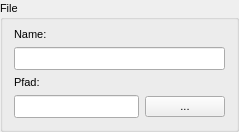
      <widget class="QGroupBox" name="groupBox_31">
       <property name="sizePolicy">
        <sizepolicy hsizetype="Preferred" vsizetype="Fixed">
         <horstretch>0</horstretch>
         <verstretch>0</verstretch>
        </sizepolicy>
       </property>
       <property name="font">
        <font>
         <pointsize>8</pointsize>
         <weight>50</weight>
         <bold>false</bold>
        </font>
       </property>
       <property name="layoutDirection">
        <enum>Qt::LeftToRight</enum>
       </property>
       <property name="title">
        <string>File</string>
       </property>
       <property name="alignment">
        <set>Qt::AlignLeading|Qt::AlignLeft|Qt::AlignVCenter</set>
       </property>
       <layout class="QGridLayout" name="gridLayout_64">
        <property name="topMargin">
         <number>9</number>
        </property>
        <item row="1" column="0">
         <layout class="QVBoxLayout" name="verticalLayout_5">
          <property name="sizeConstraint">
           <enum>QLayout::SetNoConstraint</enum>
          </property>
          <item>
           <widget class="QLabel" name="label_6">
            <property name="sizePolicy">
             <sizepolicy hsizetype="Preferred" vsizetype="Fixed">
              <horstretch>0</horstretch>
              <verstretch>0</verstretch>
             </sizepolicy>
            </property>
            <property name="font">
             <font>
              <pointsize>8</pointsize>
              <weight>50</weight>
              <bold>false</bold>
             </font>
            </property>
            <property name="text">
             <string>&lt;html&gt;&lt;head/&gt;&lt;body&gt;&lt;p&gt;Name:&lt;/p&gt;&lt;/body&gt;&lt;/html&gt;</string>
            </property>
           </widget>
          </item>
          <item>
           <widget class="QLineEdit" name="name">
            <property name="sizePolicy">
             <sizepolicy hsizetype="Preferred" vsizetype="Fixed">
              <horstretch>20</horstretch>
              <verstretch>0</verstretch>
             </sizepolicy>
            </property>
            <property name="font">
             <font>
              <pointsize>10</pointsize>
             </font>
            </property>
           </widget>
          </item>
          <item>
           <widget class="QLabel" name="label_11">
            <property name="sizePolicy">
             <sizepolicy hsizetype="Preferred" vsizetype="Fixed">
              <horstretch>0</horstretch>
              <verstretch>0</verstretch>
             </sizepolicy>
            </property>
            <property name="font">
             <font>
              <pointsize>8</pointsize>
              <weight>50</weight>
              <bold>false</bold>
             </font>
            </property>
            <property name="text">
             <string>&lt;html&gt;&lt;head/&gt;&lt;body&gt;&lt;p&gt;Pfad:&lt;/p&gt;&lt;/body&gt;&lt;/html&gt;</string>
            </property>
           </widget>
          </item>
          <item>
           <layout class="QHBoxLayout" name="horizontalLayout">
            <property name="sizeConstraint">
             <enum>QLayout::SetNoConstraint</enum>
            </property>
            <item>
             <widget class="QLineEdit" name="path">
              <property name="sizePolicy">
               <sizepolicy hsizetype="Preferred" vsizetype="Fixed">
                <horstretch>20</horstretch>
                <verstretch>0</verstretch>
               </sizepolicy>
              </property>
              <property name="font">
               <font>
                <pointsize>10</pointsize>
               </font>
              </property>
             </widget>
            </item>
            <item>
             <widget class="QPushButton" name="directoryPB">
              <property name="sizePolicy">
               <sizepolicy hsizetype="Preferred" vsizetype="Fixed">
                <horstretch>5</horstretch>
                <verstretch>0</verstretch>
               </sizepolicy>
              </property>
              <property name="text">
               <string>...</string>
              </property>
             </widget>
            </item>
           </layout>
          </item>
         </layout>
        </item>
       </layout>
      </widget>
